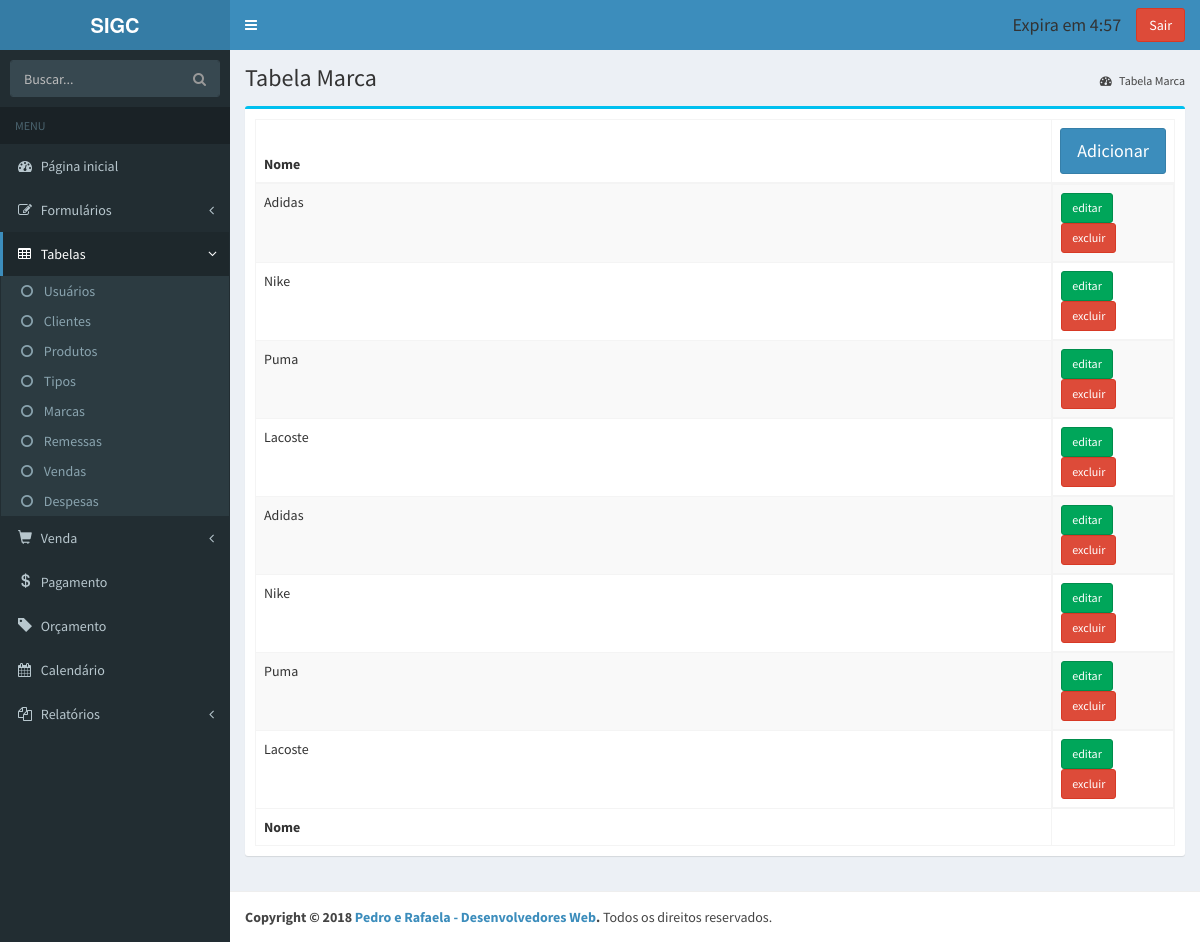
The page /gerenciar/marca/TabelaMarca.php (signed in) on the database its author committed.
### tables this page shows
CREATE TABLE `tbmarca` (
  `idMarca` int(11) NOT NULL AUTO_INCREMENT,
  `nome` varchar(100) NOT NULL,
  PRIMARY KEY (`idMarca`)
);

### class/MarcaDAO.php (called while the page is built, shortened)
<?php
	require_once 'Marca.php';
	class MarcaDAO{
		public function listar(){
			$objetos = array();
			try{
				$pdo = Banco::conectar();
				$sql = "SELECT * FROM tbmarca";
				$run = $pdo->prepare($sql);
				$run->execute();
				$resultado = $run->fetchAll();
				foreach ($resultado as $objeto){
					$marca = new Marca();
					$marca->setIdMarca($objeto['idMarca']);
                    $marca->setNome($objeto['nome']);
					array_push($objetos, $marca);
				}
			}catch(Exception $ex){
				echo $ex->getFile().' : '.$ex->getLine().' : '.$ex->getMessage();
			}finally {
				Banco::desconectar();
			}
			return $objetos;
		}
	}
?>

### class/Marca.php (called while the page is built, shortened)
<?php
	class Marca{
        private  $idMarca;
        private  $nome;
        public function getIdMarca(){
            return $this->idMarca;
	    }
        public function setIdMarca($idMarca){
            $this->idMarca = $idMarca;
        }
        public function getNome(){
            return $this->nome;
        }
        public function setNome($nome){
            $this->nome = $nome;
        }
	}
?>

### gerenciar/marca/TabelaMarca.php (the view, shortened to what this page needs)
<?php
    require_once '../../class/MarcaDAO.php';
?>
    <!DOCTYPE html>
    <html>
    <head>
        <link href="../../arquivos/css/bootstrap.min.css" rel="stylesheet" type="text/css" />
        <link href="https://maxcdn.bootstrapcdn.com/font-awesome/4.3.0/css/font-awesome.min.css" rel="stylesheet" type="text/css" />
        <link href="http://code.ionicframework.com/ionicons/2.0.0/css/ionicons.min.css" rel="stylesheet" type="text/css" />
        <link href="../../arquivos/css/AdminLTE.min.css" rel="stylesheet" type="text/css" />
        <link href="../../arquivos/css/skins/_all-skins.min.css" rel="stylesheet" type="text/css" />
        <link href="../../arquivos/plugins/datatables/dataTables.bootstrap.css" rel="stylesheet" type="text/css" />
        <link href="../../arquivos/plugins/iCheck/flat/blue.css" rel="stylesheet" type="text/css" />
        <link href="../../arquivos/plugins/morris/morris.css" rel="stylesheet" type="text/css" />
        <link href="../../arquivos/plugins/jvectormap/jquery-jvectormap-1.2.2.css" rel="stylesheet" type="text/css" />
        <link href="../../arquivos/plugins/datepicker/datepicker3.css" rel="stylesheet" type="text/css" />
        <link href="../../arquivos/plugins/daterangepicker/daterangepicker-bs3.css" rel="stylesheet" type="text/css" />
        <link href="../../arquivos/plugins/bootstrap-wysihtml5/bootstrap3-wysihtml5.min.css" rel="stylesheet" type="text/css" />
    </head>
    <body class="skin-blue" onload="exibirRelogio()">
        <div class="wrapper">
            <div class="cabecalho">
                <header class="main-header">
                    <a href="../../Index.php" class="logo"><b>SIGC</b></a>
                    <nav class="navbar navbar-static-top" role="navigation">
                        <a href="#" class="sidebar-toggle" id="teste" data-toggle="offcanvas" role="button"></a>
                        <div class="navbar-custom-menu">
                            <ul class="nav navbar-nav">
                                <h4 class="navbar-text">Expira em <span id='tempo'>05:00</span></h4>
                                <a class="btn btn-danger navbar-btn" href="../login/LoginControlador.php?operacao=encerrar">Sair</a>
                            </ul>
                        </div>
                    </nav>
                </header>
                <aside class="main-sidebar">
                    <section class="sidebar">
                        <form action="#" method="get" class="sidebar-form">
                            <div class="input-group">
                                <input type="text" name="q" class="form-control" placeholder="Buscar..." />
                                <span class="input-group-btn">
                                <button type='submit' name='search' id='search-btn' class="btn btn-flat"><i class="fa fa-search"></i></button>
                            </span>
                            </div>
                        </form>
                        <ul class="sidebar-menu">
                            <li class="header">MENU</li>
                            <li class="treeview">
                                <a href="../../Index.php">
                                <i class="fa fa-dashboard"></i> <span>Página inicial</span>
                            </a>
                            </li>
                            <li class="treeview">
                                <a href="#">
                                <i class="fa fa-edit"></i>
                                <span>Formulários</span>
                                <i class="fa fa-angle-left pull-right"></i>
                            </a>
                            </li>
                            <li class="treeview active">
                                <a href="#">
                                <i class="fa fa-table"></i>
                                <span>Tabelas</span>
                                <i class="fa fa-angle-left pull-right"></i>
                            </a>
                                <ul class="treeview-menu">
                                    <li><a href="../usuario/UsuarioTabela.php"><i class="fa fa-circle-o"></i> Usuários</a></li>
                                    <li><a href="../cliente/TabelaCliente.php"><i class="fa fa-circle-o"></i> Clientes</a></li>
                                    <li><a href="../produto/TabelaProduto.php"><i class="fa fa-circle-o"></i> Produtos</a></li>
                                    <li><a href="../tipo/TabelaTipo.php"><i class="fa fa-circle-o"></i> Tipos</a></li>
                                    <li><a href="../marca/TabelaMarca.php"><i class="fa fa-circle-o"></i> Marcas</a></li>
                                    <li><a href="../remessa/TabelaRemessa.php"><i class="fa fa-circle-o"></i> Remessas</a></li>
                                    <li><a href="../venda/TabelaVenda.php"><i class="fa fa-circle-o"></i> Vendas</a></li>
                                    <li><a href="../despesa/TabelaDespesa.php"><i class="fa fa-circle-o"></i> Despesas</a></li>
                                </ul>
                            </li>
                            <li class="treeview">
                                <a href="#">
                                <i class="glyphicon glyphicon-shopping-cart"></i>
                                <span>Venda</span>
                                <i class="fa fa-angle-left pull-right"></i>
                            </a>
                            </li>
                            <li class="">
                                <a href="../pagamento/FormularioPagamento.php">
                                <i class="glyphicon glyphicon-usd"></i> <span>Pagamento</span>
                            </a>
                            </li>
                            <li class="">
                                <a href="../orcamento/Orcamento.php">
                                <i class="glyphicon glyphicon-tag"></i> <span>Orçamento</span>
                            </a>
                            </li>
                            <li class="">
                                <a href="../calendario/Calendario.php">
                                <i class="fa fa-calendar"></i> <span>Calendário</span>
                            </a>
                            </li>
                            <li class="treeview">
                                <a href="#">
                                <i class="fa fa-files-o"></i>
                                <span>Relatórios</span>
                                <i class="fa fa-angle-left pull-right"></i>
                            </a>
                            </li>
                        </ul>
                    </section>
                </aside>
            </div>
            <div class="content-wrapper">
                <section class="content-header">
                    <h1>
                        Tabela Marca
                    </h1>
                    <ol class="breadcrumb">
                        <li><a href="#"><i class="fa fa-dashboard"></i> Tabela Marca</a></li>
                    </ol>
                </section>
                <section class="content">
                    <div class="row">
                        <div class="col-xs-12">
                            <div class="box box-info">
                                <div class="box-body">
                                    <table id="example1" class="table table-bordered table-striped">
                                        <thead>
                                            <tr>
                                                <th class="col-md-12">Nome</th>
                                                <th><button type="button" class="btn btn-primary btn-lg btn-block" onclick="window.location.href='FormularioMarca.php';">Adicionar</button></th>
                                            </tr>
                                        </thead>
                                        <tbody>
                                            <?php
                                                $marcaDAO = new MarcaDAO();
                                                $lista = $marcaDAO->listar();
                                                foreach($lista as $marca){
                                                    echo"<tr>";
                                                    echo"<td>{$marca->getNome()}</td>";
                                                    echo"<td class='btn-block'>
                                                        <a type='button' class='btn btn-success btn-sm' href='FormularioMarca.php?idMarca={$marca->getIdMarca()}'>editar</a>
                                                        <a type='button' class='btn btn-danger btn-sm' data-toggle='confirmation' data-placement='left' data-title='Deseja realmente excluir?' href='MarcaControlador.php?operacao=excluir&idMarca={$marca->getIdMarca()}'>excluir</a>
                                                        </td>";
                                                    echo"</tr>";
                                                }
					                       ?>
                                        </tbody>
                                        <tfoot>
                                            <tr>
                                                <th>Nome</th>
                                                <th></th>
                                            </tr>
                                        </tfoot>
                                    </table>
                                </div>
                            </div>
                        </div>
                    </div>
                </section>
            </div>
            <footer class="main-footer">
                <strong>Copyright &copy; 2018 <a href="http://almsaeedstudio.com">Pedro e Rafaela - Desenvolvedores Web</a>.</strong> Todos os direitos reservados.
            </footer>
        </div>
    </body>
    </html>

### rows shown on the page
tbmarca: nome "Adidas"
tbmarca: nome "Nike"
tbmarca: nome "Puma"
tbmarca: nome "Lacoste"
tbmarca: nome "Adidas"
tbmarca: nome "Nike"
tbmarca: nome "Puma"
tbmarca: nome "Lacoste"
